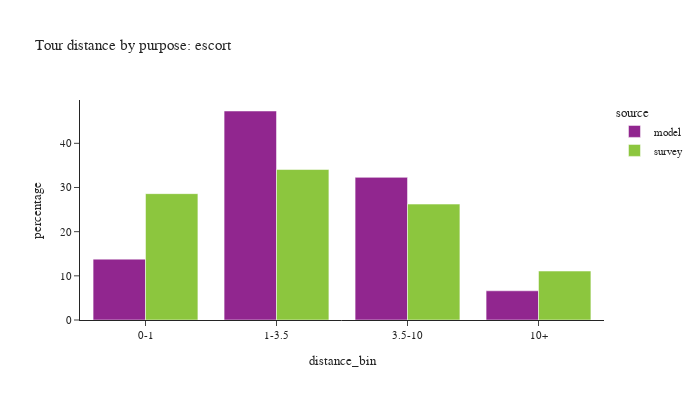

Notebook cell for this chart:
### Code cell
plot_bins(tour, tour['pdpurp'] == 3, 'escort')

### Figure 1 — Plotly figure (JSON) as saved in the notebook; plotly's stock layout.template omitted (floating-point values rounded to 4 significant figures)
{"data": [{"alignmentgroup": "True", "customdata": [[106633], [366149], [249896], [51134]], "hovertemplate": "source=model<br>distance_bin=%{x}<br>percentage=%{y}<br>sample count=%{customdata[0]}<extra></extra>", "legendgroup": "model", "marker": {"color": "#91268F", "pattern": {"shape": ""}}, "name": "model", "offsetgroup": "model", "orientation": "v", "showlegend": true, "textposition": "auto", "type": "bar", "x": ["0-1", "1-3.5", "3.5-10", "10+"], "xaxis": "x", "y": [13.78, 47.32, 32.29, 6.608], "yaxis": "y"}, {"alignmentgroup": "True", "customdata": [[229], [349], [208], [94]], "hovertemplate": "source=survey<br>distance_bin=%{x}<br>percentage=%{y}<br>sample count=%{customdata[0]}<extra></extra>", "legendgroup": "survey", "marker": {"color": "#8CC63E", "pattern": {"shape": ""}}, "name": "survey", "offsetgroup": "survey", "orientation": "v", "showlegend": true, "textposition": "auto", "type": "bar", "x": ["0-1", "1-3.5", "3.5-10", "10+"], "xaxis": "x", "y": [28.61, 34.07, 26.24, 11.08], "yaxis": "y"}], "layout": {"barmode": "group", "font": {"size": 11}, "height": 400, "legend": {"title": {"text": "source"}, "tracegroupgap": 0}, "title": {"text": "Tour distance by purpose: escort"}, "width": 700, "xaxis": {"anchor": "y", "domain": [0.0, 1.0], "title": {"text": "distance_bin"}}, "yaxis": {"anchor": "x", "domain": [0.0, 1.0], "title": {"text": "percentage"}}}}
